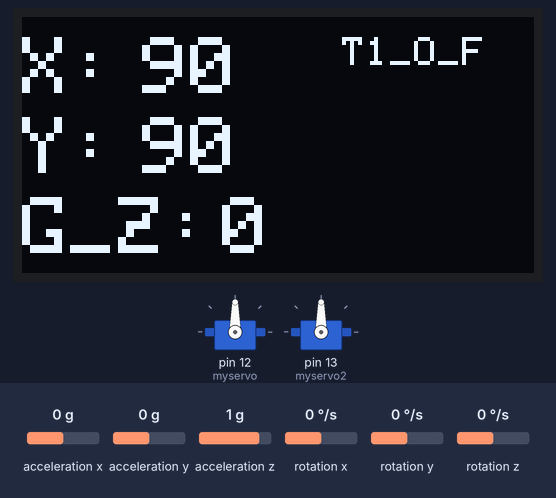
Bench run of a sketch on a simulated Arduino Uno, built with avr-gcc and run on an emulated ATmega328P. Parts: 2 × servo, 128×64 one-colour display. The test bench sets the inputs (shaded band); at power-on: acceleration x 0 g, acceleration z 1 g, rotation z 0 °/s, acceleration y 0 g, rotation x 0 °/s, rotation y 0 °/s. What the sketch prints to the serial monitor is not drawn.

Above: at 2.0 s.
2.1 s: acceleration x set to 0.8 g
At 3.1 s:
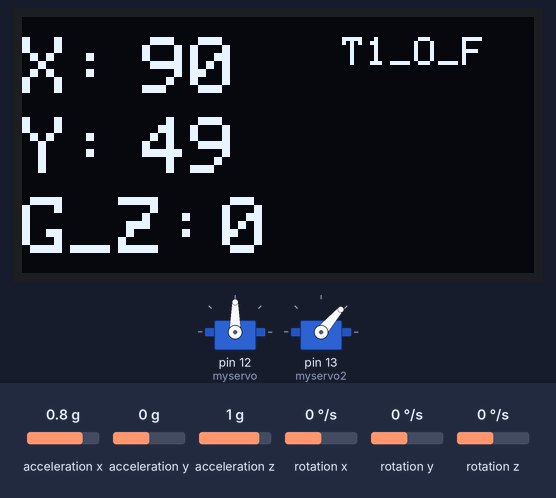
4.2 s: acceleration z set to -1.4 g
At 5.3 s:
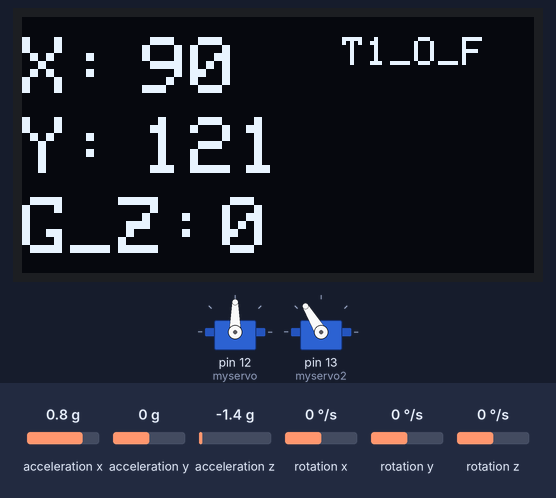
6.3 s: rotation z set to -19 °/s
At 6.8 s:
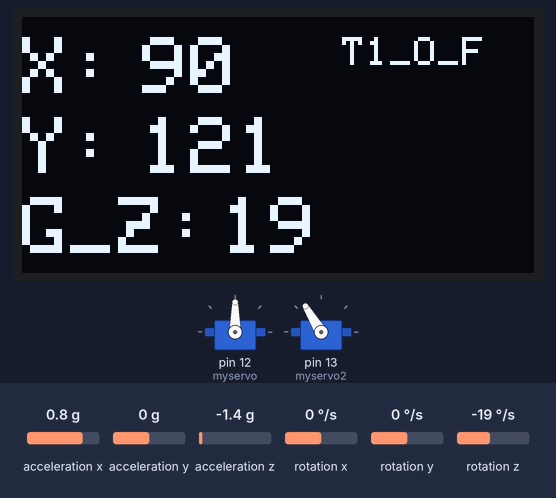
7.8 s: rotation z set to -23 °/s
At 9.7 s:
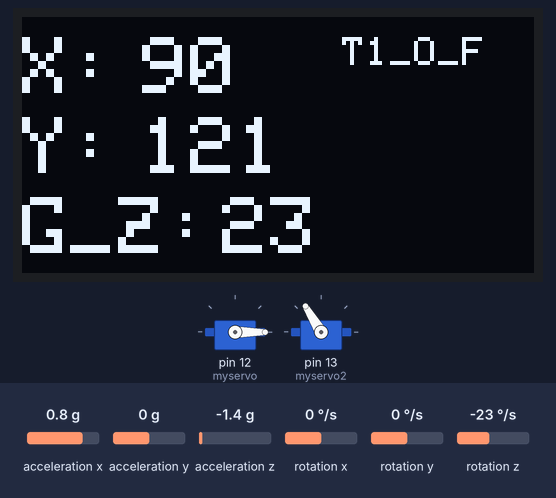
10.0 s: rotation z set to 19 °/s
At 10.6 s:
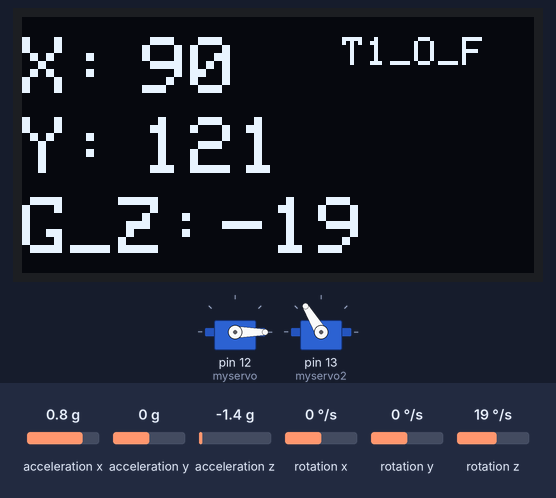
11.5 s: rotation z set to 23 °/s
At 13.6 s:
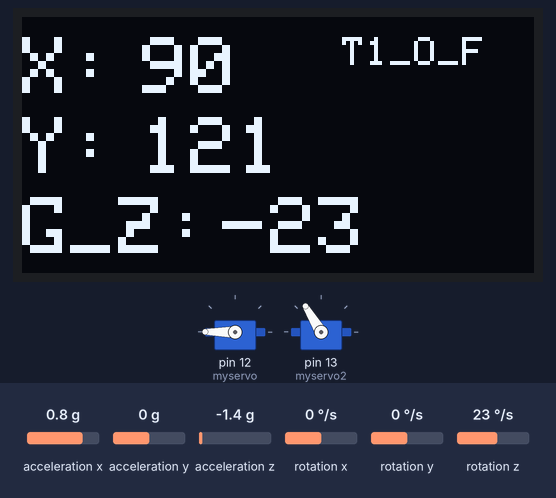
Timing chart, 0 to 15.1 s (numbered marks = the images above; inputs shaded):
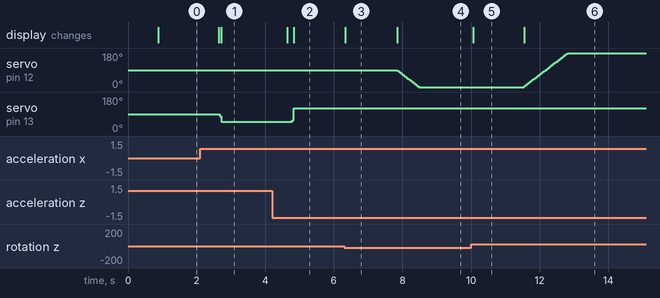

Measured:
- the behaviour switches between -20 and -21 °/s on rotation z (found by bisection; images 3 and 4)
- the behaviour switches between 20 and 21 °/s on rotation z (found by bisection; images 5 and 6)
- after the input at 2.1 s, servo on pin 13 (myservo2): 90° → 89° at once, → 49° 0.50 s later; the display: first changes after 0.54 s (image 1 shows a later state)
- after the input at 4.2 s, servo on pin 13 (myservo2): 49° → 121° after 0.55 s; the display: first changes after 0.45 s (image 2 shows a later state)
- after the input at 6.3 s, the display: changes at once (image 3)
- after the input at 7.8 s, servo on pin 12 (myservo): moves from 90° to 0° over 0.62 s, starting after 0.05 s; the display: changes after 0.05 s (image 4)
- after the input at 10.0 s, the display: changes after 0.06 s (image 5)
- after the input at 11.5 s, servo on pin 12 (myservo): moves from 0° to 180° over 1.3 s, starting after 0.05 s; the display: changes after 0.05 s (image 6)

The sketch:

T1_OLED_FUNCTION.ino
```cpp
/*
    MPU6050--NodeMCU 1.0

    VCC 3.3-5V（内部有稳压芯片）
    GND 地线
    SCL -GIO5(D1)   MPU6050作为从机时IIC时钟线
    SDA -GIO4(D2)   MPU6050作为从机时IIC数据线
    XCL             MPU6050作为主机时IIC时钟线
    XDA             MPU6050作为主机时IIC数据线
    AD0             地址管脚，该管脚决定了IIC地址的最低一位
    INT             中断引脚
*/

#include "Wire.h"
#include "I2Cdev.h"
#include "MPU6050.h"

#include <Adafruit_GFX.h>
#include <Adafruit_SSD1306.h>
Adafruit_SSD1306 oled(128, 64, &Wire, -1);

#include <Servo.h>
Servo myservo;  //创建一个舵机控制对象
Servo myservo2; //创建一个舵机控制对象
// 使用Servo类最多可以控制8个舵机

MPU6050 accelgyro;

unsigned long now, lastTime = 0;
float dt; //微分时间

int16_t ax, ay, az, gx, gy, gz;                             //加速度计陀螺仪原始数据
float aax = 0, aay = 0, aaz = 0, agx = 0, agy = 0, agz = 0; //角度变量
long axo = 0, ayo = 0, azo = 0;                             //加速度计偏移量
long gxo = 0, gyo = 0, gzo = 0;                             //陀螺仪偏移量

float pi = 3.1415926;
float AcceRatio = 16384.0; //加速度计比例系数
float GyroRatio = 131.0;   //陀螺仪比例系数

uint8_t n_sample = 8;                              //加速度计滤波算法采样个数
float aaxs[8] = {0}, aays[8] = {0}, aazs[8] = {0}; //x,y轴采样队列
long aax_sum, aay_sum, aaz_sum;                    //x,y轴采样和

float a_x[10] = {0}, a_y[10] = {0}, a_z[10] = {0}, g_x[10] = {0}, g_y[10] = {0}, g_z[10] = {0}; //加速度计协方差计算队列
float Px = 1, Rx, Kx, Sx, Vx, Qx;                                                               //x轴卡尔曼变量
float Py = 1, Ry, Ky, Sy, Vy, Qy;                                                               //y轴卡尔曼变量
float Pz = 1, Rz, Kz, Sz, Vz, Qz;                                                               //z轴卡尔曼变量

float T_Gyro_z_1;
float T_Gyro_z_2;
//float Z_Gryo;

//能灵活左右随动，但是最终T_Gyro_z_2加速度值会在停下来之后变回0，就让myservo.write(pos);把舵机移动到0度处了
//要想办法让舵机随动后尽快停下来到，如加速度值小于某值时pos值不变。
void Z_G()
{
    int pos;
    if ((T_Gyro_z_2 < 0) && (abs(T_Gyro_z_2) > 20)) //如果加速度值为负则向左转
    {
        pos = myservo.read();
        pos = pos + 5;
        myservo.write(pos);
    }
    else if ((T_Gyro_z_2 > 0) && (abs(T_Gyro_z_2) > 20)) //如果加速度值为负则向右转
    {
        pos = myservo.read();
        pos = pos - 5;
        myservo.write(pos);
    }
}

//——————————————————————下面这段用于制作不同的延时————————————————————————//
class DaleyTimes // Class Member Variables
{
    // These are initialized at startup
    long WaitTime;                // milliseconds of Wait-time
    unsigned long previousMillis; // will store last time things was updated
public:
    DaleyTimes(long on)
    {
        WaitTime = on;
        previousMillis = 0;
    }
    void Update()
    {
        unsigned long currentMillis = millis();
        if (currentMillis - previousMillis >= WaitTime)
        {
            previousMillis = currentMillis; // Remember the time
            Serial.print(F("Wait time is:"));
            Serial.println(WaitTime);
        }
    }
};

DaleyTimes time05(500); //有三个延时可选，分别延时0.5s、1s、2s
DaleyTimes time1(1000);
DaleyTimes time2(2000);

//下面是在loop里的调用方法，各计时器间互不影响
//time05.Update();
//time1.Update();
//time2.Update();
//——————————————————————上面这段用于制作不同的延时————————————————————————//

void setup()
{
    Wire.begin();
    Serial.begin(115200);

    myservo.attach(12);  // 该舵机由arduino第九脚控制，通过PWM控制
    myservo2.attach(13); // 该舵机由arduino第八脚控制，通过PWM控制

    oled.begin(SSD1306_SWITCHCAPVCC, 0x3C);
    oled.setTextColor(WHITE); //开像素点发光
    oled.clearDisplay();      //清屏
    oled.println("OLED TEST");
    oled.display(); // 开显示

    accelgyro.initialize(); //初始化

    unsigned short times = 200; //采样次数
    for (int i = 0; i < times; i++)
    {
        accelgyro.getMotion6(&ax, &ay, &az, &gx, &gy, &gz); //读取六轴原始数值
        axo += ax;
        ayo += ay;
        azo += az; //采样和
        gxo += gx;
        gyo += gy;
        gzo += gz;
    }

    axo /= times;
    ayo /= times;
    azo /= times; //计算加速度计偏移
    gxo /= times;
    gyo /= times;
    gzo /= times; //计算陀螺仪偏移
}

void Result()
{
    unsigned long now = millis();   //当前时间(ms)
    dt = (now - lastTime) / 1000.0; //微分时间(s)
    lastTime = now;                 //上一次采样时间(ms)

    accelgyro.getMotion6(&ax, &ay, &az, &gx, &gy, &gz); //读取六轴原始数值

    T_Gyro_z_1 = (gz - 128.1) / 131;
    T_Gyro_z_2 = -gz / 131;

    float accx = ax / AcceRatio; //x轴加速度
    float accy = ay / AcceRatio; //y轴加速度
    float accz = az / AcceRatio; //z轴加速度

    aax = atan(accy / accz) * (-180) / pi; //y轴对于z轴的夹角
    aay = atan(accx / accz) * 180 / pi;    //x轴对于z轴的夹角
    aaz = atan(accz / accy) * 180 / pi;    //z轴对于y轴的夹角

    aax_sum = 0; // 对于加速度计原始数据的滑动加权滤波算法
    aay_sum = 0;
    aaz_sum = 0;

    for (int i = 1; i < n_sample; i++)
    {
        aaxs[i - 1] = aaxs[i];
        aax_sum += aaxs[i] * i;
        aays[i - 1] = aays[i];
        aay_sum += aays[i] * i;
        aazs[i - 1] = aazs[i];
        aaz_sum += aazs[i] * i;
    }

    aaxs[n_sample - 1] = aax;
    aax_sum += aax * n_sample;
    aax = (aax_sum / (11 * n_sample / 2.0)) * 9 / 7.0; //角度调幅至0-90°
    aays[n_sample - 1] = aay;                          //此处应用实验法取得合适的系数
    aay_sum += aay * n_sample;                         //本例系数为9/7
    aay = (aay_sum / (11 * n_sample / 2.0)) * 9 / 7.0;
    aazs[n_sample - 1] = aaz;
    aaz_sum += aaz * n_sample;
    aaz = (aaz_sum / (11 * n_sample / 2.0)) * 9 / 7.0;

    float gyrox = -(gx - gxo) / GyroRatio * dt; //x轴角速度
    float gyroy = -(gy - gyo) / GyroRatio * dt; //y轴角速度
    float gyroz = -(gz - gzo) / GyroRatio * dt; //z轴角速度
    agx += gyrox;                               //x轴角速度积分
    agy += gyroy;                               //x轴角速度积分
    agz += gyroz;

    /* kalman start */
    Sx = 0;
    Rx = 0;
    Sy = 0;
    Ry = 0;
    Sz = 0;
    Rz = 0;

    for (int i = 1; i < 10; i++)
    {                        //测量值平均值运算
        a_x[i - 1] = a_x[i]; //即加速度平均值
        Sx += a_x[i];
        a_y[i - 1] = a_y[i];
        Sy += a_y[i];
        a_z[i - 1] = a_z[i];
        Sz += a_z[i];
    }

    a_x[9] = aax;
    Sx += aax;
    Sx /= 10; //x轴加速度平均值
    a_y[9] = aay;
    Sy += aay;
    Sy /= 10; //y轴加速度平均值
    a_z[9] = aaz;
    Sz += aaz;
    Sz /= 10;

    for (int i = 0; i < 10; i++)
    {
        Rx += sq(a_x[i] - Sx);
        Ry += sq(a_y[i] - Sy);
        Rz += sq(a_z[i] - Sz);
    }

    Rx = Rx / 9; //得到方差
    Ry = Ry / 9;
    Rz = Rz / 9;

    Px = Px + 0.0025;             // 0.0025在下面有说明...
    Kx = Px / (Px + Rx);          //计算卡尔曼增益
    agx = agx + Kx * (aax - agx); //陀螺仪角度与加速度计速度叠加
    Px = (1 - Kx) * Px;           //更新p值

    Py = Py + 0.0025;
    Ky = Py / (Py + Ry);
    agy = agy + Ky * (aay - agy);
    Py = (1 - Ky) * Py;

    Pz = Pz + 0.0025;
    Kz = Pz / (Pz + Rz);
    agz = agz + Kz * (aaz - agz);
    Pz = (1 - Kz) * Pz;
    /* kalman end */
}

void loop()
{
    Result();

    oled.clearDisplay();  //清屏
    oled.setTextSize(2);  //设置字体大小
    oled.setCursor(0, 5); //设置显示位置
    oled.print("X:");
    oled.setCursor(30, 5);     //设置显示位置
    oled.println(90 - agx, 0); //通过90-agx将0度由水平时转换为竖直时，可以展示0~180度，之前是-90~90度的
    oled.setCursor(0, 25);     //设置显示位置
    oled.print("Y:");
    oled.setCursor(30, 25);    //设置显示位置
    oled.println(90 - agy, 0); //同理
    oled.setCursor(0, 45);     //设置显示位置
    oled.print("G_Z:");
    oled.setCursor(50, 45); //设置显示位置
    oled.println(T_Gyro_z_2, 0);
    oled.setTextSize(1);   //设置字体大小
    oled.setCursor(80, 5); //设置显示位置
    oled.print("T1_O_F");
    oled.display(); // 开显示

    //当Z轴加速度绝对值大于5时转动，绝对值小于5时停止转动
    Z_G();
    //myservo.write(Z_Gryo); // 指定舵机转向的角度
    //myservo.write(90 - agx); // 指定舵机转向的角度
    time05.Update();
    //delay(15);           // 等待15ms让舵机到达指定位置
    myservo2.write(90 - agy); // 指定舵机转向的角度
    time05.Update();
    //delay(15);           // 等待15ms让舵机到达指定位置
}
```
